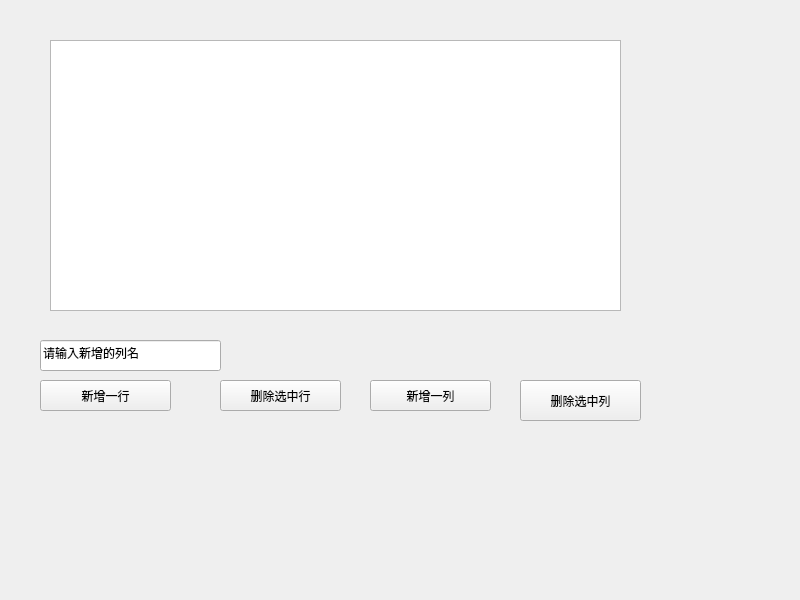
<?xml version="1.0" encoding="UTF-8"?>
<ui version="4.0">
 <class>Widget</class>
 <widget class="QWidget" name="Widget">
  <property name="geometry">
   <rect>
    <x>0</x>
    <y>0</y>
    <width>800</width>
    <height>600</height>
   </rect>
  </property>
  <property name="windowTitle">
   <string>Widget</string>
  </property>
  <widget class="QPushButton" name="pushButton_insertRow">
   <property name="geometry">
    <rect>
     <x>40</x>
     <y>380</y>
     <width>131</width>
     <height>31</height>
    </rect>
   </property>
   <property name="text">
    <string>新增一行</string>
   </property>
  </widget>
  <widget class="QPushButton" name="pushButton_deleteRow">
   <property name="geometry">
    <rect>
     <x>220</x>
     <y>380</y>
     <width>121</width>
     <height>31</height>
    </rect>
   </property>
   <property name="text">
    <string>删除选中行</string>
   </property>
  </widget>
  <widget class="QPushButton" name="pushButton_InsertColumn">
   <property name="geometry">
    <rect>
     <x>370</x>
     <y>380</y>
     <width>121</width>
     <height>31</height>
    </rect>
   </property>
   <property name="text">
    <string>新增一列</string>
   </property>
  </widget>
  <widget class="QPushButton" name="pushButton_deleteColumn">
   <property name="geometry">
    <rect>
     <x>520</x>
     <y>380</y>
     <width>121</width>
     <height>41</height>
    </rect>
   </property>
   <property name="text">
    <string>删除选中列</string>
   </property>
  </widget>
  <widget class="QLineEdit" name="lineEdit">
   <property name="geometry">
    <rect>
     <x>40</x>
     <y>340</y>
     <width>181</width>
     <height>31</height>
    </rect>
   </property>
   <property name="text">
    <string>请输入新增的列名</string>
   </property>
  </widget>
  <widget class="QTableWidget" name="tableWidget">
   <property name="geometry">
    <rect>
     <x>50</x>
     <y>40</y>
     <width>571</width>
     <height>271</height>
    </rect>
   </property>
  </widget>
 </widget>
 <resources/>
 <connections/>
</ui>
